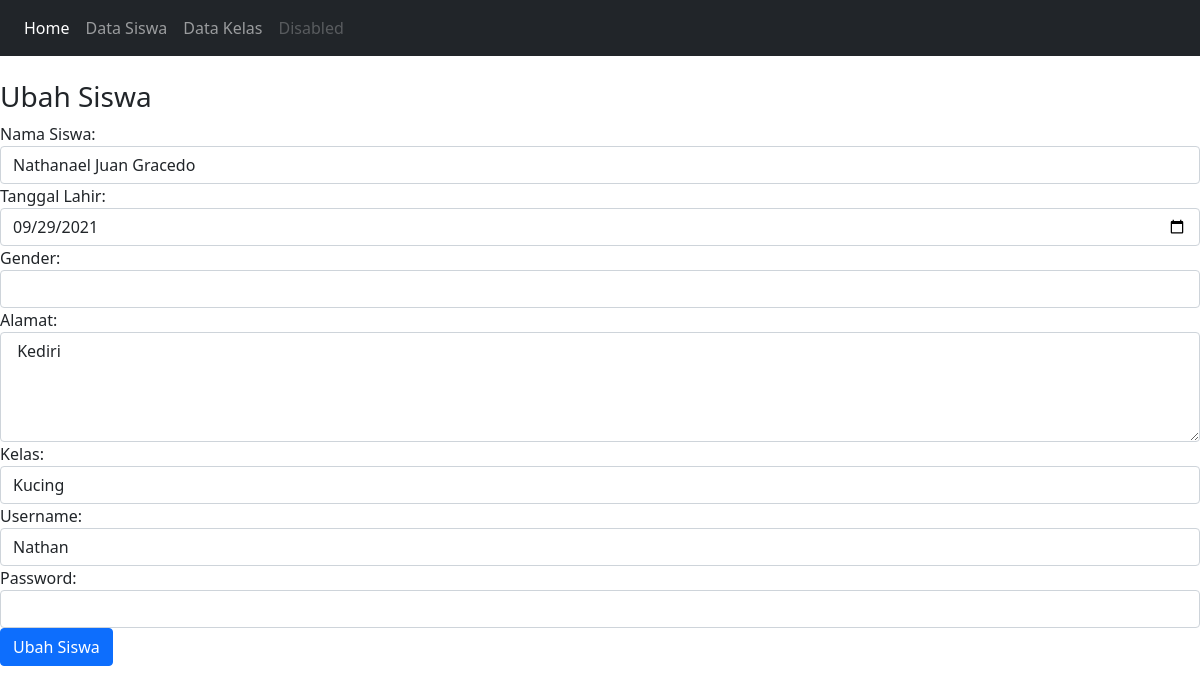
The page /Perpustakaan/ubah_siswa.php?id_siswa=2 on the database its author committed.
### tables this page shows
CREATE TABLE `siswa` (
  `id_siswa` int(11) NOT NULL,
  `nama_siswa` varchar(100) NOT NULL,
  `tanggal_lahir` date NOT NULL,
  `gender` enum('L','P') NOT NULL,
  `alamat` text NOT NULL,
  `username` varchar(255) NOT NULL,
  `password` varchar(255) NOT NULL,
  `id_kelas` int(11) NOT NULL
);

### Perpustakaan/ubah_siswa.php (the view, shortened to what this page needs)
<!DOCTYPE html>
<html lang="en">
<head>
  <link rel="stylesheet" href="https://maxcdn.bootstrapcdn.com/bootstrap/4.5.2/css/bootstrap.min.css">
        <link href="https://cdn.jsdelivr.net/npm/bootstrap@5.0.1/dist/css/bootstrap.min.css"
        rel="stylesheet"
>
    </head>
    <body>
    <nav class="navbar navbar-expand-sm bg-dark navbar-dark">
  <ul class="navbar-nav">
    <li class="nav-item active">
      <a class="nav-link" href="index.php">Home</a>
    </li>
    <li class="nav-item">
      <a class="nav-link" href="tampil_siswa.php">Data Siswa</a>
    </li>
    <li class="nav-item">
      <a class="nav-link" href="tampil_kelas.php">Data Kelas</a>
    </li>
    <li class="nav-item">
      <a class="nav-link disabled" href="#">Disabled</a>
    </li>
  </ul>
</nav>
        <?php
        include "koneksi.php";
        $qry_get_siswa = mysqli_query($conn, "select * from siswa where id_siswa = '".$_GET['id_siswa']."'");
        $dt_siswa = mysqli_fetch_array($qry_get_siswa);
        ?>
        <br><h3>Ubah Siswa</h3>
        <form action = "proses_ubah_siswa.php" method = "post">
            Nama Siswa:
            <input type = "text" name = "nama_siswa" value = "<?php echo $dt_siswa['nama_siswa']?>" class = "form-control">
            Tanggal Lahir:
            <input type = "date" name = "tanggal_lahir" value = "<?php echo $dt_siswa['tanggal_lahir']?>" class = "form-control">
            Gender:
            <?php
            $arr_gender = array ('L' => 'Laki-laki', 'P' => 'Perempuan');
            ?>
            <select name = "gender" class = "form-control">
                <option></option>
                <?php
                foreach ($arr_gender as $key_gender => $val_gender);
                if($key_gender == $dt_siswa ['gender']){
                    $select = "selected";
                } else {
                    $select = "";
                }
                ?>
                <option value = "<?=$key_gender?>"
                <?=$select?>><?=$val_gender?></option>
            </select>
            Alamat:
            <textarea name = "alamat" class = "form-control" rows = "4"> <?php echo $dt_siswa['alamat']?></textarea>
            Kelas:
            <select name = "id_kelas" class = "form-control">
                <?php
                include "koneksi.php";
                $qry_kelas = mysqli_query($conn, "select * from kelas");
                while ($data_kelas = mysqli_fetch_array ($qry_kelas)){
                    if($data_kelas['id_kelas'] == $dt_siswa['id_kelas']){
                        $select = "selected";
                    } else {
                        $select = "";
                    }
                        echo '<option value = "'.$data_kelas['id_kelas'].'"
                        '.$select.'>'.$data_kelas['nama_kelas'].'</option>';
                }
                ?>
            </select>
            Username:
            <input type = "text" name = "username" value = "<?php echo $dt_siswa['username']?>" class = "form-control">
            Password:
            <input type = "password" name = "password" value = "" class = "form-control">
            <input type = "submit" name = "simpan" value = "Ubah Siswa" class = "btn btn-primary">
        </form>
    </body>
</html>

### rows shown on the page
siswa: nama_siswa "Nathanael Juan Gracedo", tanggal_lahir "09/29/2021", alamat "Kediri", username "Nathan"

### other values the page prints
form field id_kelas "Kucing"
